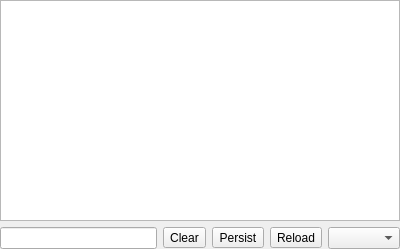
<?xml version="1.0" encoding="UTF-8"?>
<ui version="4.0">
 <class>ScriptConsole</class>
 <widget class="QWidget" name="ScriptConsole">
  <property name="geometry">
   <rect>
    <x>0</x>
    <y>0</y>
    <width>400</width>
    <height>249</height>
   </rect>
  </property>
  <property name="sizePolicy">
   <sizepolicy hsizetype="Expanding" vsizetype="Preferred">
    <horstretch>0</horstretch>
    <verstretch>0</verstretch>
   </sizepolicy>
  </property>
  <layout class="QVBoxLayout" name="verticalLayout">
   <property name="leftMargin">
    <number>0</number>
   </property>
   <property name="topMargin">
    <number>0</number>
   </property>
   <property name="rightMargin">
    <number>0</number>
   </property>
   <property name="bottomMargin">
    <number>0</number>
   </property>
   <item>
    <widget class="QTextEdit" name="console_output">
     <property name="font">
      <font>
       <family>Monospace</family>
      </font>
     </property>
     <property name="readOnly">
      <bool>true</bool>
     </property>
    </widget>
   </item>
   <item>
    <layout class="QHBoxLayout" name="horizontalLayout_2">
     <item>
      <widget class="HistoryLineEdit" name="console_input">
       <property name="font">
        <font>
         <family>Monospace</family>
        </font>
       </property>
      </widget>
     </item>
     <item>
      <widget class="QToolButton" name="btn_clear_console">
       <property name="toolTip">
        <string>Clear Output</string>
       </property>
       <property name="text">
        <string>Clear</string>
       </property>
       <property name="icon">
        <iconset theme="edit-clear-all">
         <normaloff>.</normaloff>.</iconset>
       </property>
      </widget>
     </item>
     <item>
      <widget class="QToolButton" name="check_persist">
       <property name="toolTip">
        <string>Persist Logs</string>
       </property>
       <property name="text">
        <string>Persist</string>
       </property>
       <property name="icon">
        <iconset theme="pin"/>
       </property>
       <property name="checkable">
        <bool>true</bool>
       </property>
      </widget>
     </item>
     <item>
      <widget class="QToolButton" name="btn_reload">
       <property name="toolTip">
        <string>Reload Script Modules</string>
       </property>
       <property name="text">
        <string>Reload</string>
       </property>
       <property name="icon">
        <iconset theme="view-refresh"/>
       </property>
      </widget>
     </item>
     <item>
      <widget class="QComboBox" name="console_language"/>
     </item>
    </layout>
   </item>
  </layout>
 </widget>
 <customwidgets>
  <customwidget>
   <class>HistoryLineEdit</class>
   <extends>QLineEdit</extends>
   <header>history_line_edit.hpp</header>
   <slots>
    <signal>lineExecuted(QString)</signal>
   </slots>
  </customwidget>
 </customwidgets>
 <resources/>
 <connections>
  <connection>
   <sender>console_input</sender>
   <signal>lineExecuted(QString)</signal>
   <receiver>ScriptConsole</receiver>
   <slot>console_commit(QString)</slot>
   <hints>
    <hint type="sourcelabel">
     <x>129</x>
     <y>233</y>
    </hint>
    <hint type="destinationlabel">
     <x>136</x>
     <y>248</y>
    </hint>
   </hints>
  </connection>
  <connection>
   <sender>btn_clear_console</sender>
   <signal>clicked()</signal>
   <receiver>ScriptConsole</receiver>
   <slot>console_clear()</slot>
   <hints>
    <hint type="sourcelabel">
     <x>187</x>
     <y>238</y>
    </hint>
    <hint type="destinationlabel">
     <x>273</x>
     <y>248</y>
    </hint>
   </hints>
  </connection>
 </connections>
 <slots>
  <slot>console_commit(QString)</slot>
  <slot>console_clear()</slot>
 </slots>
</ui>
